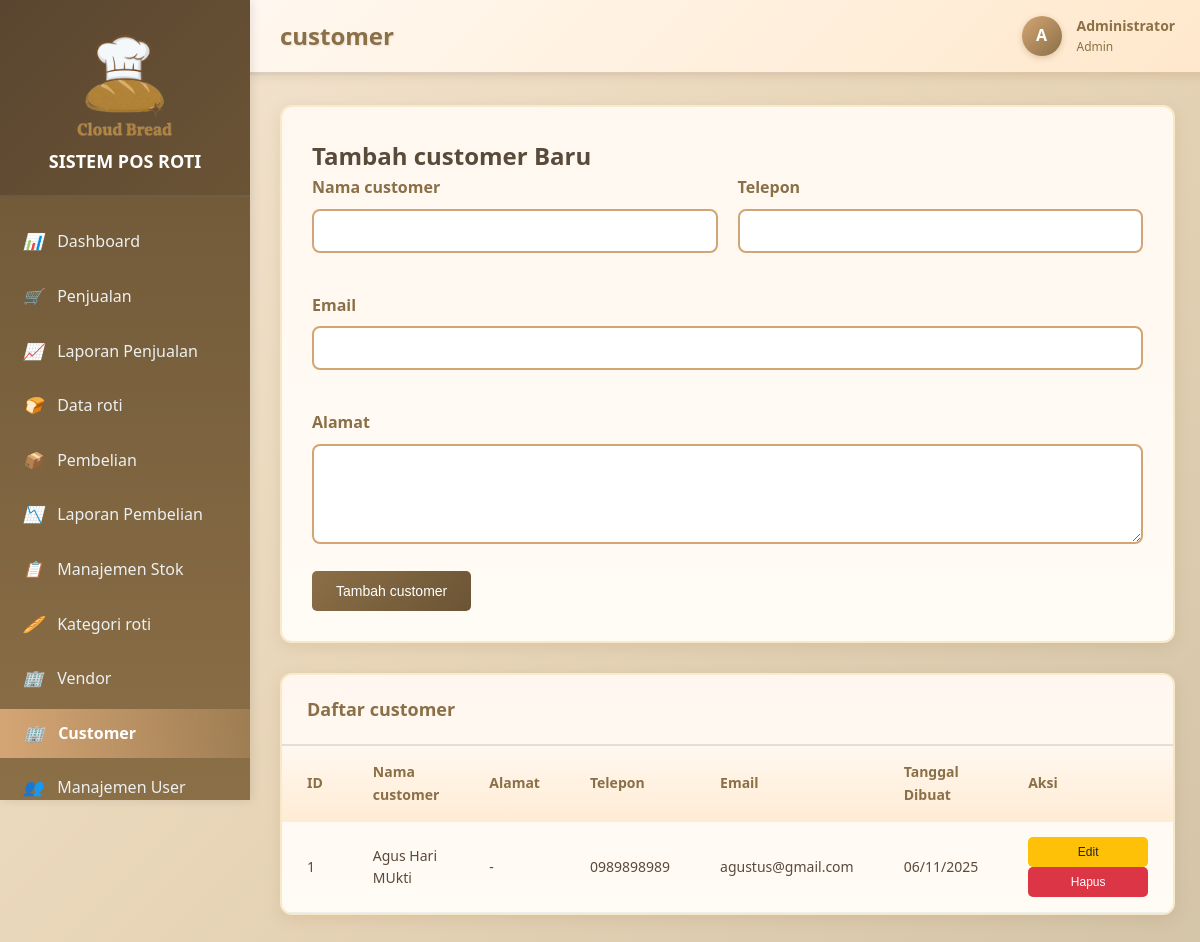
/customer.php (signed in), run on the app's committed database.
### tables this page shows
CREATE TABLE `customer` (
  `id` int(11) NOT NULL,
  `nama_customer` varchar(200) NOT NULL,
  `alamat` text DEFAULT NULL,
  `telepon` varchar(20) DEFAULT NULL,
  `email` varchar(100) DEFAULT NULL,
  `created_at` timestamp NOT NULL DEFAULT current_timestamp()
);

### models/Customer.php (called while the page is built, shortened)
<?php
class Customer {
    private $conn;
    private $table_name = "customer";
    public function __construct($db) {
        $this->conn = $db;
    }
    public function readAll() {
        $query = "SELECT * FROM " . $this->table_name . " ORDER BY nama_customer";
        $stmt = $this->conn->prepare($query);
        $stmt->execute();
        return $stmt;
    }
}
?>

### customer.php (the view, shortened to what this page needs)
<?php
require_once 'models/Customer.php';
$database = new Database();
$db = $database->getConnection();
$customer = new Customer($db);
$stmt = $customer->readAll();
?>
<!DOCTYPE html>
<html lang="id">
<head>
    <link rel="stylesheet" href="assets/css/style.css">
</head>
<body>
    <div class="main-container">
        <?php
        require_once 'sidebar.php'; ?>
        <main class="main-content">
            <header class="top-nav">
                <h1>customer</h1>
                <div class="user-info">
                    <div class="user-avatar">
                        <?php echo strtoupper(substr($_SESSION['nama_lengkap'], 0, 1)); ?>
                    </div>
                    <div class="user-details">
                        <div class="user-name"><?php echo $_SESSION['nama_lengkap']; ?></div>
                        <div class="user-role"><?php echo ucfirst($_SESSION['user_role']); ?></div>
                    </div>
                </div>
            </header>
            <div class="content">
                <div class="form-container">
                    <h2>Tambah customer Baru</h2>
                    <form method="POST">
                        <div class="form-row">
                            <div class="form-group">
                                <label for="nama_customer">Nama customer</label>
                                <input type="text" id="nama_customer" name="nama_customer" required>
                            </div>
                            <div class="form-group">
                                <label for="telepon">Telepon</label>
                                <input type="text" id="telepon" name="telepon">
                            </div>
                        </div>
                        <div class="form-row">
                            <div class="form-group">
                                <label for="email">Email</label>
                                <input type="email" id="email" name="email">
                            </div>
                        </div>
                        <div class="form-group">
                            <label for="alamat">Alamat</label>
                            <textarea id="alamat" name="alamat" rows="3"></textarea>
                        </div>
                        <button type="submit" class="btn btn-primary">Tambah customer</button>
                    </form>
                </div>
                <div class="table-container">
                    <div class="table-header">
                        <h3 class="table-title">Daftar customer</h3>
                    </div>
                    <table class="table">
                        <thead>
                            <tr>
                                <th>ID</th>
                                <th>Nama customer</th>
                                <th>Alamat</th>
                                <th>Telepon</th>
                                <th>Email</th>
                                <th>Tanggal Dibuat</th>
                                <th>Aksi</th>
                            </tr>
                        </thead>
                        <tbody>
                            <?php while ($row = $stmt->fetch(PDO::FETCH_ASSOC)): ?>
                            <tr>
                                <td><?php echo $row['id']; ?></td>
                                <td><?php echo $row['nama_customer']; ?></td>
                                <td><?php echo $row['alamat'] ?: '-'; ?></td>
                                <td><?php echo $row['telepon'] ?: '-'; ?></td>
                                <td><?php echo $row['email'] ?: '-'; ?></td>
                                <td><?php echo date('d/m/Y', strtotime($row['created_at'])); ?></td>
                                <td>
                                    <button onclick="editcustomer(<?php echo htmlspecialchars(json_encode($row)); ?>)"
                                            class="btn btn-warning btn-sm">Edit</button>
                                    <button onclick="deletecustomer(<?php echo $row['id']; ?>)"
                                            class="btn btn-danger btn-sm">Hapus</button>
                                </td>
                            </tr>
                            <?php endwhile; ?>
                        </tbody>
                    </table>
                </div>
            </div>
        </main>
    </div>
</body>
</html>

### assets/css/style.css (style rules this page uses)
* { margin: 0; padding: 0; box-sizing: border-box; }
body { font-family: 'Segoe UI', Tahoma, Geneva, Verdana, sans-serif; line-height: 1.6; color: #5a4a3a; background: linear-gradient(135deg, #f5e6d3 0%, #e8d5b7 50%, #d4c4a8 100%); background-attachment: fixed; min-height: 100vh; }
.btn { display: inline-block; padding: 12px 24px; border: none; border-radius: 5px; text-decoration: none; text-align: center; cursor: pointer; font-size: 14px; font-weight: 500; transition: all 0.3s ease; min-width: 120px; }
.btn-primary { background: linear-gradient(135deg, #8B6F47 0%, #6B5435 100%); color: white; border: none; }
.btn-danger { background: #dc3545; color: white; }
.btn-warning { background: #ffc107; color: #212529; }
.btn-sm { padding: 8px 16px; font-size: 12px; }
.main-container { display: flex; min-height: 100vh; }
.main-content { flex: 1; margin-left: 250px; padding: 0; }
.top-nav { background: linear-gradient(135deg, #fff8f0 0%, #ffe8cc 100%); padding: 15px 30px; box-shadow: 0 2px 8px rgba(139, 111, 71, 0.15); display: flex; justify-content: space-between; align-items: center; position: sticky; top: 0; z-index: 999; border-bottom: 3px solid rgba(139, 111, 71, 0.3); }
.top-nav h1 { font-size: 24px; color: #8B6F47; margin: 0; font-weight: 700; text-shadow: 1px 1px 2px rgba(0,0,0,0.1); }
.user-info { display: flex; align-items: center; gap: 15px; }
.user-avatar { width: 40px; height: 40px; background: linear-gradient(135deg, #d4a574, #8B6F47); border-radius: 50%; display: flex; align-items: center; justify-content: center; color: white; font-weight: bold; box-shadow: 0 2px 6px rgba(139, 111, 71, 0.3); }
.user-details { display: flex; flex-direction: column; }
.user-name { font-weight: 600; color: #8B6F47; font-size: 14px; }
.user-role { font-size: 12px; color: #8B6F47; text-transform: capitalize; }
.content { padding: 30px; background: transparent; }
.table-container { background: linear-gradient(to bottom, #fff8f0, #fffbf5); border-radius: 12px; box-shadow: 0 4px 15px rgba(139, 111, 71, 0.15); overflow: hidden; border: 2px solid rgba(218, 165, 32, 0.2); }
.table-header { padding: 20px 25px; border-bottom: 2px solid rgba(139, 111, 71, 0.2); display: flex; justify-content: space-between; align-items: center; background: rgba(255, 248, 240, 0.5); }
.table-title { font-size: 18px; font-weight: 600; color: #8B6F47; }
.table { width: 100%; border-collapse: collapse; }
.table th, .table td { padding: 15px 25px; text-align: left; border-bottom: 1px solid #ecf0f1; }
.table th { background: linear-gradient(to bottom, rgba(255, 248, 240, 0.8), rgba(255, 232, 204, 0.8)); font-weight: 600; color: #8B6F47; font-size: 14px; }
.table td { font-size: 14px; color: #5a4a3a; }
.form-container { background: linear-gradient(to bottom, #fff8f0, #fffbf5); border-radius: 12px; box-shadow: 0 4px 15px rgba(139, 111, 71, 0.15); padding: 30px; margin-bottom: 30px; border: 2px solid rgba(218, 165, 32, 0.2); }
.form-row { display: grid; grid-template-columns: repeat(auto-fit, minmax(250px, 1fr)); gap: 20px; margin-bottom: 20px; }
.form-group { margin-bottom: 20px; }
.form-group label { display: block; margin-bottom: 8px; font-weight: 600; color: #8B6F47; }
.form-group input, .form-group select, .form-group textarea { width: 100%; padding: 12px 15px; border: 2px solid #d4a574; border-radius: 8px; font-size: 14px; transition: all 0.3s ease; background: white; color: #5a4a3a; }
.form-group textarea { resize: vertical; min-height: 100px; }

### data on the page
customer: id "1", nama_customer "Agus Hari MUkti", alamat "-", telepon "0989898989", email "agustus@gmail.com", created_at "06/11/2025"

### other printed values
APP_NAME "SISTEM POS ROTI"
substr($_SESSION['nama_lengkap'], 0, 1) "A"
$_SESSION['nama_lengkap'] "Administrator"
$_SESSION['user_role'] "Admin"
